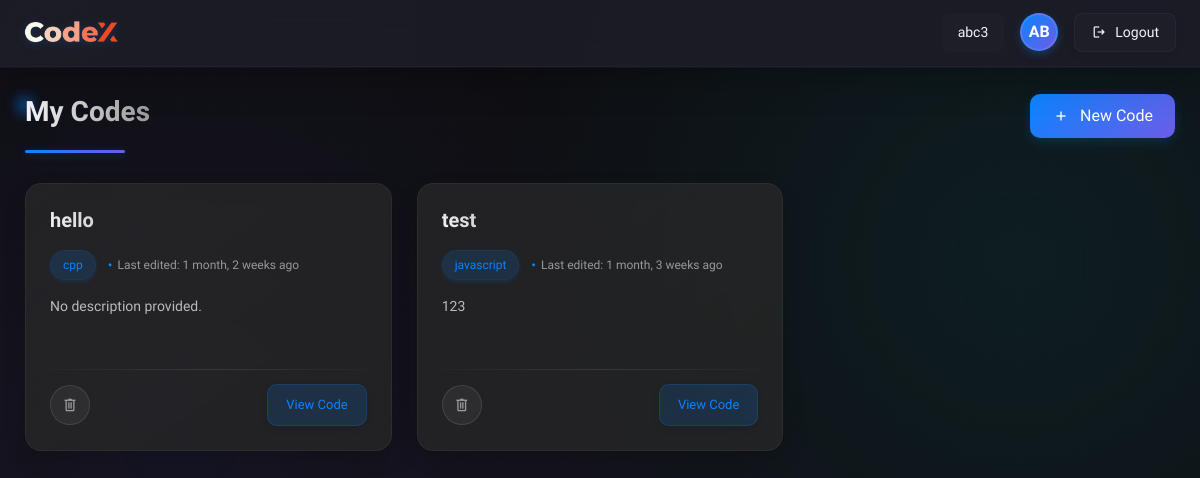
The page /core/dashboard/ (signed in) on the database its author committed.
### core/models.py (models this page shows, shortened)
class CodeSnippet(models.Model):
    title = models.CharField(max_length=100)
    description = models.TextField(blank=True, null=True)
    language = models.CharField(max_length=20, choices=LANGUAGE_CHOICES)
    owner = models.ForeignKey(User, on_delete=models.CASCADE, related_name='snippets')
    code_content = models.TextField()
    user_input = models.TextField(
        blank=True,
        null=True,
        help_text="Input provided by the user for code execution"
    )
    requirements = models.TextField(
        blank=True,
        null=True,
        help_text="Additional requirements or specifications for the code"
    )
    created_at = models.DateTimeField(auto_now_add=True)
    updated_at = models.DateTimeField(auto_now=True)
    parent_snippet = models.ForeignKey('self', on_delete=models.SET_NULL, null=True, blank=True, related_name='versions')
    version_number = models.PositiveIntegerField(default=1)

### core/views.py (the view)
# urls.py: path('dashboard/', views.dashboard, name='dashboard'),
@login_required
def dashboard(request):
    user_snippets = CodeSnippet.objects.filter(owner=request.user).order_by('-created_at')
    context = {
        'snippets': user_snippets,
        'user': request.user
    }
    return render(request, 'deshboard.html', context)

### templates/deshboard.html (shortened to what this page needs)
{% extends 'base.html' %}
{%load static %}
{% block extra_css %}
    <link rel="stylesheet" href="{% static 'css/dashboard.css' %}">
{% endblock %}
{% block header %}
    <header>
        <div class="logo-section">
            <img src="{% static 'codexc.png' %}" alt="CodeX Logo"/>
        </div>
        <div class="nav-elements">
            <div class="username-display">{{ user.username }}</div>
            <div class="user-avatar">
                <span>{{ user.username|slice:":2"|upper }}</span>
            </div>
            <form action="{% url 'logout_view' %}" method="get">
                <button type="submit" class="logout-btn">
                    <span class="material-symbols-outlined">logout</span>
                    <span>Logout</span>
                </button>
            </form>
        </div>
    </header>
{% endblock %}
{% block content %}
    <div id="webcrumbs">
        <main>
            <div class="page-header">
                <h1>My Codes</h1>
                <a href="{% url 'create_code' %}">
                    <button class="new-project-btn">
                        <span class="material-symbols-outlined">add</span> New Code
                    </button>
                </a>
            </div>
            <div class="projects-grid">
                {% if snippets %}
                    {% for snippet in snippets %}
                        {% if "Temporary Execution" not in snippet.title and "AI Chat" not in snippet.title %}
                        <div class="project-card">
                            <div class="card-header">
                                <div>
                                    <h2 class="project-title">{{ snippet.title }}</h2>
                                    <div class="project-meta">
                                        <span class="language-tag">{{ snippet.language }}</span>
                                        <span class="timestamp">Last edited: {{ snippet.updated_at|timesince }} ago</span>
                                    </div>
                                </div>
                            </div>
                            <p class="project-description">
                                {{ snippet.description|default:"No description provided." }}
                            </p>
                            <div class="card-footer">
                                <div class="action-buttons">
                                    <button class="action-btn delete-btn" onclick="confirmDelete({{ snippet.id }})">
                                        <span class="material-symbols-outlined">delete</span>
                                    </button>
                                </div>
                                <a href="{% url 'code_detail' pk=snippet.id %}">
                                    <button class="view-code-btn">View Code</button>
                                </a>
                            </div>
                        </div>
                        {% endif %}
                    {% endfor %}
                {% else %}
                    <div class="no-projects">
                        <p>You don't have any code projects yet. Click on "New Project" to create your first code!</p>
                    </div>
                {% endif %}
            </div>
        </main>
    </div>
{% endblock %}

### rows shown on the page
CodeSnippet: title "hello", language "cpp", updated_at "1 month, 2 weeks", description "No description provided."
CodeSnippet: title "test", language "javascript", updated_at "1 month, 3 weeks", description "123"

### other values the page prints
{{ user.username }} "abc3"
{{ user.username|slice:":2"|upper }} "AB"
